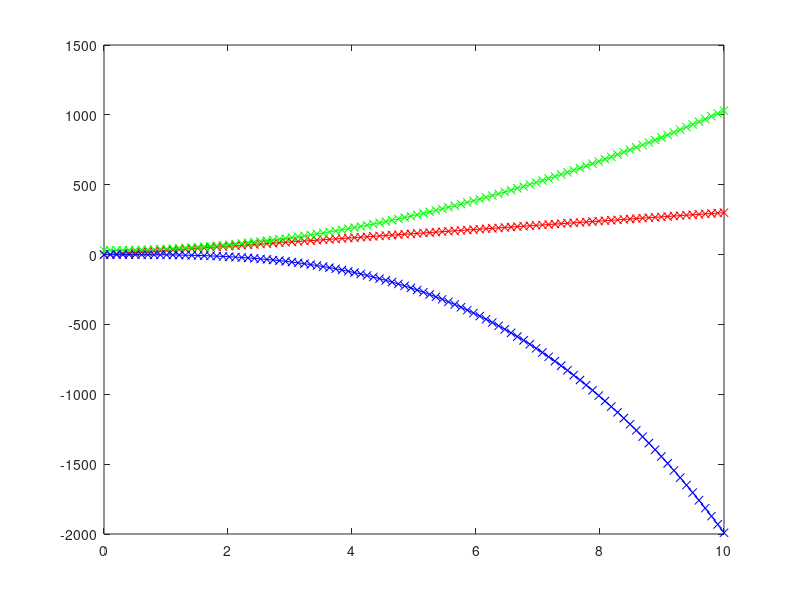

Write the MATLAB code that produced this figure.
# values
X = linspace(0,10,10^2)

Y1 = 30 * X;
Y2 = 10 * X.^2 + 30;
Y3 = -2 * X.^3 + X -1;

plot(X,Y1,'-xr')
hold on
plot(X,Y2,'-xg')
plot(X,Y3,'-xb')
